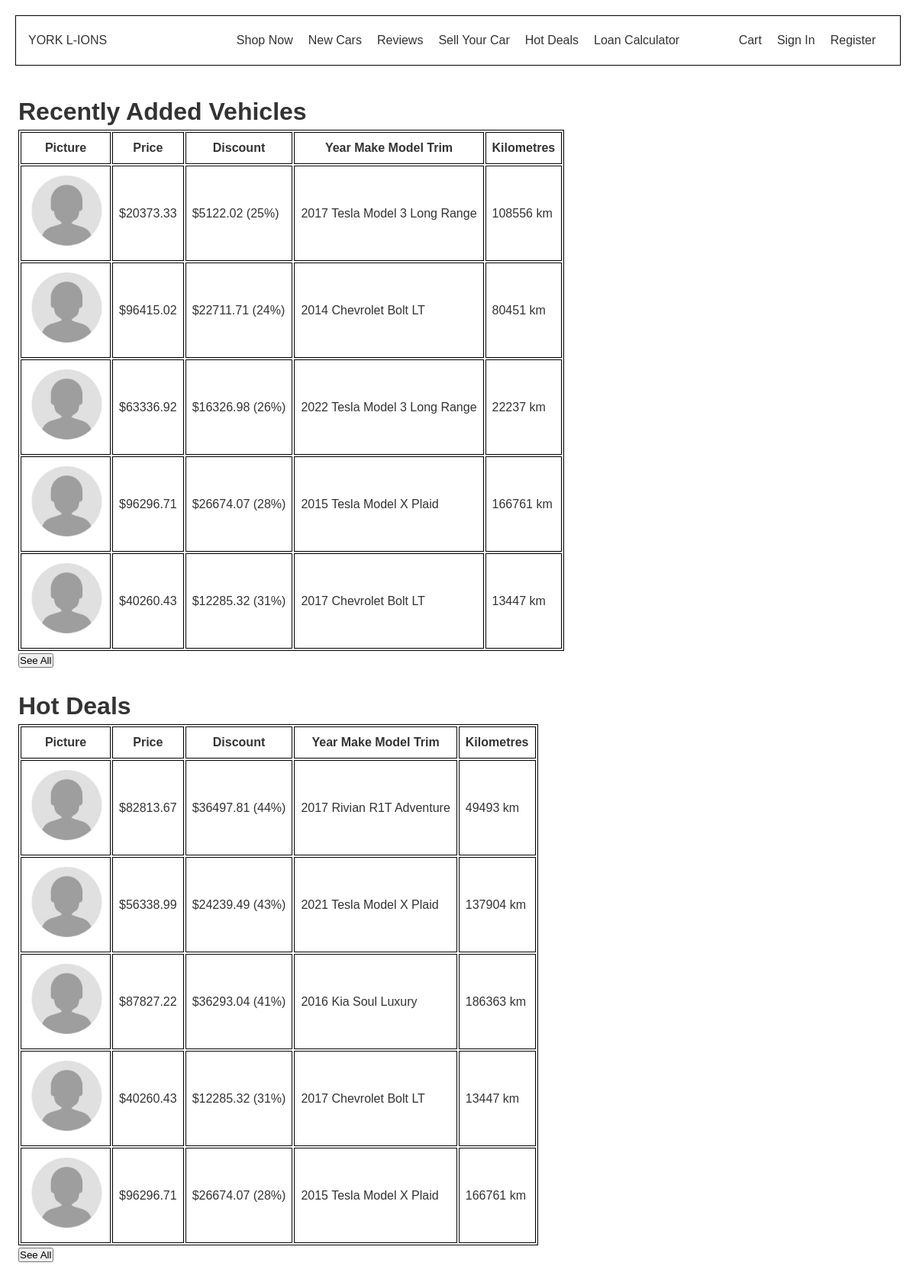
The page / on the database its author committed.
### yorklions/models/vehicle.py (models this page shows)
class Vehicle(db.Model):
    __tablename__ = "vehicles"
    id: Mapped[int] = mapped_column(Integer, primary_key=True)
    price: Mapped[float] = mapped_column(Float, primary_key=False)
    discount: Mapped[float] = mapped_column(Float, primary_key=False)
    year: Mapped[int] = mapped_column(Integer, primary_key=False)
    make: Mapped[str] = mapped_column(String, nullable=False)
    model: Mapped[str] = mapped_column(String, nullable=False)
    trim: Mapped[str] = mapped_column(String, nullable=False)
    colour: Mapped[str] = mapped_column(String, nullable=False)
    type: Mapped[str] = mapped_column(String, nullable=False)
    kilometres: Mapped[int] = mapped_column(Integer, primary_key=False)
    max_range: Mapped[int] = mapped_column(Integer, primary_key=False)
    description: Mapped[str] = mapped_column(String, nullable=False)
    image_file: Mapped[str] = mapped_column(String, nullable=False, default="default.jpg")
    date_added: Mapped[str] = mapped_column(String, nullable=False)
    is_for_sale: Mapped[bool] = mapped_column(Boolean, nullable=False, default=True)
    history: Mapped[List[str]] = mapped_column(String, nullable=True)
    visit_events: Mapped[List["VisitEvent"]] = relationship()
    product_orders: Mapped[List["POVehicle"]] = relationship()
    @hybrid_property
    def discount_percentage(self):
        return (100 * self.discount / self.price) if self.price != 0 else 0

### yorklions/routes/main.py (the view)
@main.route("/home/")
@main.route("/")
def main_index():
    response = recent.get_recent_vehicles(limit=5)
    if response[1] == 200:
        recent_vehicles = response[0]
    else:
        recent_vehicles = None
    response = deals.get_hot_deals(limit=5)
    if response[1] == 200:
        hot_deals_vehicles = response[0]
    else:
        hot_deals_vehicles = None
    return render_template("index.html", recent_vehicles=recent_vehicles, hot_deals=hot_deals_vehicles)

### yorklions/routes/catalogue/hot_deals.py (called while the page is built, shortened)
def get_hot_deals(limit=None, descending=True):
    if descending:
        if limit:
            vehicles = db.session.query(Vehicle).filter(Vehicle.discount_percentage > 0).filter(Vehicle.is_for_sale == True).order_by(Vehicle.discount_percentage.desc()).limit(limit).all()
        else:
            vehicles = db.session.query(Vehicle).filter(Vehicle.discount_percentage > 0).filter(Vehicle.is_for_sale == True).order_by(Vehicle.discount_percentage.desc()).all()
    if not vehicles:
        return {"message": "No vehicles found"}, 400
    vehicle_data = vehicle_json(vehicles) # note this is will return that json format response thing
    return vehicle_data, 200

### yorklions/routes/catalogue/recent.py (called while the page is built)
def get_recent_vehicles(limit=None, descending=True):
    if descending:
        if limit:
            vehicles = db.session.query(Vehicle).filter(Vehicle.is_for_sale == True).order_by(Vehicle.date_added.desc()).limit(limit).all()
        else:
            vehicles = db.session.query(Vehicle).filter(Vehicle.is_for_sale == True).order_by(Vehicle.date_added.desc()).all()
    else:
        if limit:
            vehicles = db.session.query(Vehicle).filter(Vehicle.is_for_sale == True).order_by(Vehicle.date_added).limit(limit).all()
        else:
            vehicles = db.session.query(Vehicle).filter(Vehicle.is_for_sale == True).order_by(Vehicle.date_added).all()
    if not vehicles:
        return {"message": "No vehicles found"}, 400
    vehicle_data = vehicle_json(vehicles) # note this is will return that json format response thing
    return vehicle_data, 200

### yorklions/templates/index.html
{% extends "layout.html" %}
{% block content %}
{% if recent_vehicles %}
<br />
<h1>Recently Added Vehicles</h1>
<table>
    <thead>
        <tr>
            <th>
                <div>Picture</div>
            </th>
            <th>
                <div>Price</div>
            </th>
            <th>
                <div>Discount</div>
            </th>
            <th>
                <div>Year Make Model Trim</div>
            </th>
            <th>
                <div>Kilometres</div>
            </th>
        </tr>
    </thead>
    <tbody>
        {% for vehicle in recent_vehicles %}
        <tr>
            <td>
                <div><a href="/vehicle/{{ vehicle.id }}"><img src="{{ vehicle.image_file }}" alt="Vehicle Image"
                            width="100"></div>
            </td>
            <td>
                <div>${{ '%0.2f'|format(vehicle.price|float) }}</div>
            </td>
            <td>
                <div>${{ '%0.2f'|format(vehicle.discount|float) }} ({{ '%0.0f'|format(vehicle.discount_percentage|float)
                    }}%)</div>
            </td>
            <td>
                <div>{{ vehicle.year }} {{ vehicle.make }} {{vehicle.model}} {{vehicle.trim}} </div>
            </td>
            <td>
                <div>{{ vehicle.kilometres }} km</div>
            </td>
        </tr>
        {% endfor %}
    </tbody>
</table>
{% if not show_all %}
<form action="{{ url_for('main.new_cars') }}" method="get">
    <button>See All</button>
</form>
{% endif %}
{% endif %}
{% if hot_deals %}
<br />
<h1>Hot Deals</h1>
<table>
    <thead>
        <tr>
            <th>
                <div>Picture</div>
            </th>
            <th>
                <div>Price</div>
            </th>
            <th>
                <div>Discount</div>
            </th>
            <th>
                <div>Year Make Model Trim</div>
            </th>
            <th>
                <div>Kilometres</div>
            </th>
        </tr>
    </thead>
    <tbody>
        {% for vehicle in hot_deals %}
        <tr>
            <td>
                <div><a href="/vehicle/{{ vehicle.id }}"><img src="{{ vehicle.image_file }}" alt="Vehicle Image"
                            width="100"></a></div>
            </td>
            <td>
                <div>${{ '%0.2f'|format(vehicle.price|float) }}</div>
            </td>
            <td>
                <div>${{ '%0.2f'|format(vehicle.discount|float) }} ({{ '%0.0f'|format(vehicle.discount_percentage|float)
                    }}%)</div>
            </td>
            <td>
                <div>{{ vehicle.year }} {{ vehicle.make }} {{vehicle.model}} {{vehicle.trim}} </div>
            </td>
            <td>
                <div>{{ vehicle.kilometres }} km</div>
            </td>
        </tr>
        {% endfor %}
    </tbody>
</table>
{% if not show_all %}
<form action="{{ url_for('main.hot_deals') }}" method="get">
    <button>See All</button>
</form>
{% endif %}
{% endif %}
{% endblock %}

### yorklions/static/main.css (style rules this page uses)
* { margin: 0; padding: 0; box-sizing: border-box; }
body { font-family: Arial, sans-serif; font-size: 16px; line-height: 1.5; color: #333; }
a { text-decoration: none; color: #333; }
div { padding: 4px; margin: 4px; }
table, th, td { border: 1px solid black; }

### rows shown on the page
Vehicle: image_file (placeholder picture), price "20373.33", discount "5122.02", discount_percentage "25", year "2017", make "Tesla", model "Model 3", trim "Long Range", kilometres "108556"
Vehicle: image_file (placeholder picture), price "96415.02", discount "22711.71", discount_percentage "24", year "2014", make "Chevrolet", model "Bolt", trim "LT", kilometres "80451"
Vehicle: image_file (placeholder picture), price "63336.92", discount "16326.98", discount_percentage "26", year "2022", make "Tesla", model "Model 3", trim "Long Range", kilometres "22237"
Vehicle: image_file (placeholder picture), price "96296.71", discount "26674.07", discount_percentage "28", year "2015", make "Tesla", model "Model X", trim "Plaid", kilometres "166761"
Vehicle: image_file (placeholder picture), price "40260.43", discount "12285.32", discount_percentage "31", year "2017", make "Chevrolet", model "Bolt", trim "LT", kilometres "13447"
Vehicle: image_file (placeholder picture), price "82813.67", discount "36497.81", discount_percentage "44", year "2017", make "Rivian", model "R1T", trim "Adventure", kilometres "49493"
Vehicle: image_file (placeholder picture), price "56338.99", discount "24239.49", discount_percentage "43", year "2021", make "Tesla", model "Model X", trim "Plaid", kilometres "137904"
Vehicle: image_file (placeholder picture), price "87827.22", discount "36293.04", discount_percentage "41", year "2016", make "Kia", model "Soul", trim "Luxury", kilometres "186363"
